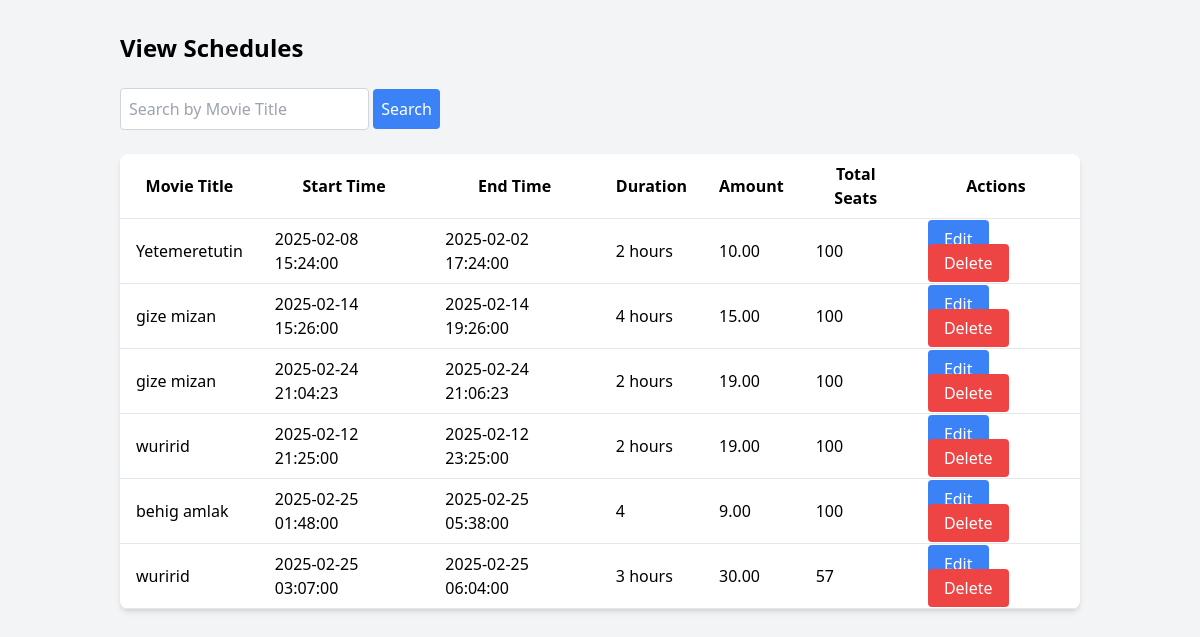
The page /admin/manage_schedule.php on the database its author committed.
### tables this page shows
CREATE TABLE `movie_schedule` (
  `ScheduleID` int(11) NOT NULL,
  `MovieID` int(11) DEFAULT NULL,
  `StartTime` datetime DEFAULT NULL,
  `EndTime` datetime DEFAULT NULL,
  `Duration` varchar(20) DEFAULT NULL,
  `amount` decimal(10,2) DEFAULT NULL,
  `total_seat` int(11) DEFAULT NULL
);

CREATE TABLE `movie` (
  `MovieID` int(11) NOT NULL,
  `MovieTitle` varchar(255) DEFAULT NULL,
  `Genre` varchar(100) DEFAULT NULL,
  `Director` varchar(100) DEFAULT NULL,
  `Cast` text DEFAULT NULL,
  `CreatedDate` date DEFAULT NULL,
  `ProfileImage` varchar(255) DEFAULT NULL,
  `movie_description` text DEFAULT NULL
);

### admin/manage_schedule.php (the view, shortened to what this page needs)
<?php
include('../config/db.php');
$limit = 10;
$page = isset($_GET['page']) ? $_GET['page'] : 1;
$start = ($page - 1) * $limit;
$search = isset($_GET['search']) ? $_GET['search'] : '';
$schedules = [];
$query = "SELECT ms.ScheduleID, m.MovieTitle, ms.StartTime, ms.EndTime, ms.Duration, ms.amount, ms.total_seat
          FROM movie_schedule ms
          JOIN movie m ON ms.MovieID = m.MovieID
          WHERE m.MovieTitle LIKE ?
          LIMIT ?, ?";
$stmt = $conn->prepare($query);
$search_param = "%" . $search . "%";
$stmt->bind_param("sii", $search_param, $start, $limit);
$stmt->execute();
$result = $stmt->get_result();
while ($row = $result->fetch_assoc()) {
    $schedules[] = $row;
}
?>
<!DOCTYPE html>
<html lang="en">
<head>
    <link href="https://cdn.jsdelivr.net/npm/tailwindcss@2.2.19/dist/tailwind.min.css" rel="stylesheet">
</head>
<body class="bg-gray-100">
    <div class="container mx-auto p-8">
        <h1 class="text-2xl font-bold mb-6">View Schedules</h1>
        <form method="GET" action="manage_schedule.php" class="mb-6">
            <input type="text" name="search" placeholder="Search by Movie Title" value="<?php echo htmlspecialchars($search); ?>" class="p-2 rounded border border-gray-300">
            <button type="submit" class="p-2 bg-blue-500 text-white rounded">Search</button>
        </form>
        <table class="min-w-full bg-white rounded-lg shadow-md">
            <thead>
                <tr>
                    <th class="py-2 px-4 border-b">Movie Title</th>
                    <th class="py-2 px-4 border-b">Start Time</th>
                    <th class="py-2 px-4 border-b">End Time</th>
                    <th class="py-2 px-4 border-b">Duration</th>
                    <th class="py-2 px-4 border-b">Amount</th>
                    <th class="py-2 px-4 border-b">Total Seats</th>
                    <th class="py-2 px-4 border-b">Actions</th>
                </tr>
            </thead>
            <tbody>
                <?php foreach ($schedules as $schedule): ?>
                    <tr>
                        <td class="py-2 px-4 border-b"><?php echo htmlspecialchars($schedule['MovieTitle']); ?></td>
                        <td class="py-2 px-4 border-b"><?php echo htmlspecialchars($schedule['StartTime']); ?></td>
                        <td class="py-2 px-4 border-b"><?php echo htmlspecialchars($schedule['EndTime']); ?></td>
                        <td class="py-2 px-4 border-b"><?php echo htmlspecialchars($schedule['Duration']); ?></td>
                        <td class="py-2 px-4 border-b"><?php echo htmlspecialchars($schedule['amount']); ?></td>
                        <td class="py-2 px-4 border-b"><?php echo htmlspecialchars($schedule['total_seat']); ?></td>
                        <td class="py-2 px-4 border-b">
                            <a href="edit_schedule.php?schedule_id=<?php echo $schedule['ScheduleID']; ?>" class="bg-blue-500 text-white px-4 py-2 rounded hover:bg-blue-600 transition duration-300">Edit</a>
                            <a href="delete_schedule.php?schedule_id=<?php echo $schedule['ScheduleID']; ?>" class="bg-red-500 text-white px-4 py-2 rounded hover:bg-red-600 transition duration-300">Delete</a>
                        </td>
                    </tr>
                <?php endforeach; ?>
            </tbody>
        </table>
    </div>
</body>
</html>

### rows shown on the page
movie_schedule: MovieID.MovieTitle "Yetemeretutin", StartTime "2025-02-08 15:24:00", EndTime "2025-02-02 17:24:00", Duration "2 hours", amount "10.00", total_seat "100"
movie_schedule: MovieID.MovieTitle "gize mizan", StartTime "2025-02-14 15:26:00", EndTime "2025-02-14 19:26:00", Duration "4 hours", amount "15.00", total_seat "100"
movie_schedule: MovieID.MovieTitle "gize mizan", StartTime "2025-02-24 21:04:23", EndTime "2025-02-24 21:06:23", Duration "2 hours", amount "19.00", total_seat "100"
movie_schedule: MovieID.MovieTitle "wuririd", StartTime "2025-02-12 21:25:00", EndTime "2025-02-12 23:25:00", Duration "2 hours", amount "19.00", total_seat "100"
movie_schedule: MovieID.MovieTitle "behig amlak", StartTime "2025-02-25 01:48:00", EndTime "2025-02-25 05:38:00", Duration "4", amount "9.00", total_seat "100"
movie_schedule: MovieID.MovieTitle "wuririd", StartTime "2025-02-25 03:07:00", EndTime "2025-02-25 06:04:00", Duration "3 hours", amount "30.00", total_seat "57"
